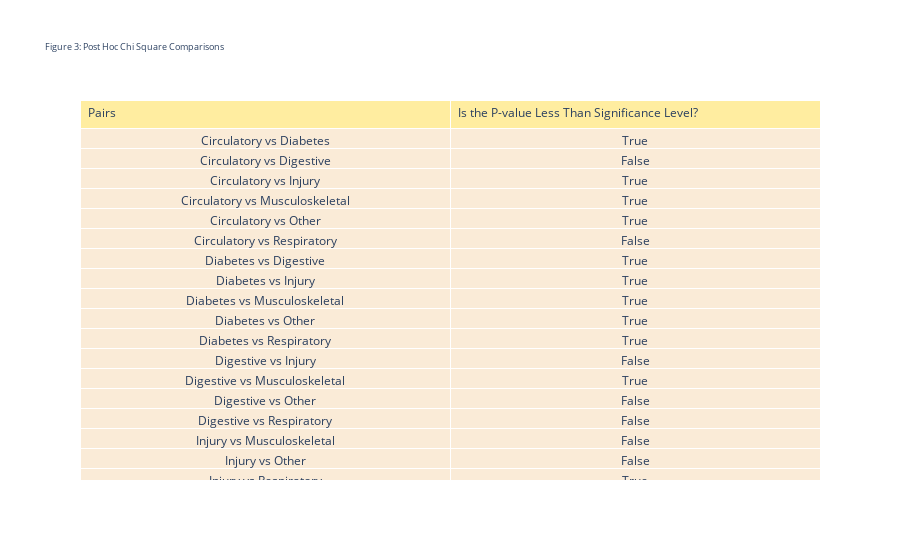

The notebook cell this image was saved under:
### Markdown cell above
### Code Section

### Code cell
# importing Libraries

import seaborn as sns
import matplotlib.pyplot as plt
import matplotlib.pyplot as mpl
import numpy as np
import pandas as pd
from scipy import stats
import scipy.stats as stats
from itertools import combinations
from statsmodels.sandbox.stats.multicomp import multipletests
#import df 

df = pd.read_csv('data/hospital_readmissions.csv')
#data cleaning and inspection 

df.info()
df.is.na().sum()
df.duplicated.sum()

check outliers
Q1 = num.quantile(0.25)
Q3 = num.quantile(0.75)

IQR = Q3-Q1

lowerbound = Q1 -1.5 *IQR
upperbound = Q3 -1.5 *IQR

outliers = num[num < lowerbound | (num > upperbound)]

print(f'Total Outliers:{outliers.count().sum()}\n\nNumber of outliers in each column:\n{outliers.count}')

# Bar graph for primary diagnoses by age / Figure 1

rslt_df = df[df['diag_1'] != 'Missing']
             
palette = ["#b10026", "#e31a1c", "#fc4e2a", "#fd8d3c", "#feb24c", "#fed976", "#ffeda0"]
sns.set()
sns.set_style("white")
order = ["[90-100)" ,"[80-90)", "[70-80)","[60-70)","[50-60)","[40-50)"]
plt.figure(figsize=(6,15))
TP = sns.countplot(data=rslt_df , 
              y="age",
              hue="diag_1", 
              palette= palette, 
              order= order)
TP.legend(title='Primary Diagnosis',bbox_to_anchor= (1.2,1))
TP.set(xlabel= None)
TP.set(ylabel= 'Age Group')
TP.set(xticklabels=[])
TP.set_title('Figure 1: Count of Primary Diagnosis by Age Group',
                                     loc = "left",
                                    fontsize= 8) 
sns.despine(bottom = True, left = False) #removes borders
for i in TP.containers:
    TP.bar_label(i,fontsize=10)
plt.show()


# figure 2/ 

df['diag_1'] = df['diag_1'] != 'Missing'



Diag_tab = pd.crosstab(rslt_df['diag_1'], rslt_df["readmitted"], margins=True)

Readmit_Tab = Diag_tab.iloc[0:7, 1:3]


Readmit_Tab["Perc"] = (Readmit_Tab['yes']/Readmit_Tab['All']*100).round(0)

Readmit_Tab = Readmit_Tab.sort_values("Perc")



value1 = Readmit_Tab["Perc"]


lst = [] 
for each in value1: 
    lst.append(str(each).split('.')[0]) 
  
# all values converting to integer data type 
final_values = [int(i) for i in lst] 


palette = ["#ffeda0", "#fed976","#feb24c","#fd8d3c","#fc4e2a",  "#e31a1c", "#b10026"]

ax = sns.barplot(data = Readmit_Tab, x = "diag_1", y = "Perc", palette= palette, alpha = .9)
ax.set(xlabel= "Primary Diagnosis")
plt.xticks(rotation=30, ha='right')
ax.set(ylabel ="Readmitted Percentage")
ax.set_title('Figure 2: Readmitted Percentage by Primary Diagnoses',
                                     loc = "left",
                                    fontsize= 8) 
patches = ax.patches
for i in range(len(patches)):
   x = patches[i].get_x() + patches[i].get_width()/2
   y = patches[i].get_height()+.05
   ax.annotate('{:.0f}%'.format(final_values[i]), (x, y), ha='center')
plt.show()


# Chi square test Diagnosis and readmissions/chi2_contingency
Diag_tab = pd.crosstab(rslt_df['diag_1'], rslt_df["readmitted"], margins=True)
Diag_tab.columns = ['no','yes','row_total']
Diag_tab.index= ["Circulatory", "Diabetes", "Digestive", "Injury", "Musculoskeletal", "Other", "Respiratory",'col_total']

#observed df is values w/o totals
observed = Diag_tab.iloc[0:7, 0:2]


chi2, p, dof, ex = chi2_contingency(observed, correction=True)
print(f"Chi2 result of the contingency table: {chi2}, p-value: {p}")


stats.chi2_contingency(observed=observed)





# Post hoc chi square tests

# see if significantly different from one another - diagnoses
# .05/ 21 (combos) = p = 0.00238


def get_asterisks_for_pval(p_val):
    """Receives the p-value and returns asterisks string."""
    if p_val > 0.00238095238:
        p_text = "ns"  # above threshold => not significant
    elif p_val < 1e-4:  
        p_text = '****'
    elif p_val < 1e-3:
        p_text = '***'
    elif p_val < 1e-2:
        p_text = '**'
    else:
        p_text = '*'
    
    return p_text



def chisq_and_posthoc_corrected(observed):
    chi2, p, dof, ex = chi2_contingency(observed, correction=True)


all_combinations = list(combinations(observed.index, 2))
p_vals = []
for comb in all_combinations:
    # subset df into a dataframe containing only the pair "comb"
    new_df = observed[(observed.index == comb[0]) | (observed.index == comb[1])]
    # running chi2 test
    chi2, p, dof, ex = chi2_contingency(new_df, correction=True)
    p_vals.append(p)
    
reject_list, corrected_p_vals = multipletests(p_vals, method='fdr_bh',alpha=0.00238095238)[:2]
for p_val, corr_p_val, reject, comb in zip(p_vals, corrected_p_vals, reject_list, all_combinations):
    print(f"{comb}: p_value: {p_val:5f}; corrected: {corr_p_val:5f} ({get_asterisks_for_pval(p_val)}) reject:{reject}")
        

        
#Age Chi Square test/chi2_contingency
Diag_tab = pd.crosstab(rslt_df['age'], rslt_df["readmitted"], margins=True)


observed2 = Diag_tab.iloc[0:7, 0:2]


# quick way to do chi square test

chi2, p, dof, ex = chi2_contingency(observed2, correction=True)
print(f"Chi2 result of the contingency table: {chi2}, p-value: {p}")

stats.chi2_contingency(observed=observed2)


# Figure 4: Weighted Readmission Rate by Age Group
    
    
rslt_df = df[df['diag_1'] != 'Missing']
rslt_df['readmitted'] = rslt_df['readmitted'].map({'yes':1,'no':0}) 




mean = rslt_df.groupby('age')['readmitted'].mean().mul(100).round(2) #without mul values would be like .44 etc

patients = rslt_df.groupby('age').size() #basically count

age_Group = rslt_df['age'].sort_values().unique() #distinct values in sorted list


re_by_age = pd.DataFrame({
    'Age Group': age_Group,
    'Num Patients': patients,
    'readmission rate (%)': mean
})



re_by_age['weights'] = re_by_age['Num Patients']/re_by_age['Num Patients'].sum() # total patients by age group/ total patients all together

re_by_age['weighted readmission rate (%)'] = round(re_by_age['readmission rate (%)'] * re_by_age['weights'],2)

avg_readmissions = re_by_age['weighted readmission rate (%)'].mean().round(2)

print('Figure 4: Weighted Readmission Rate by Age Group')
fig = plt.figure(figsize = (8,6))
sns.set_style('white')
sns.set_palette('Paired')

sns.lineplot(x = 'Age Group', y = 'weighted readmission rate (%)', data =re_by_age, color = 'orange' )

plt.axhline(y = avg_readmissions, color = 'orangered', linestyle = '--' )

plt.text(6.5, avg_readmissions,
         f'Avg Readmission Rate: {avg_readmissions}%',
        ha = 'center', va = 'center',
        color = 'orangered', fontsize = 12)

plt.xlabel('Age Group', fontsize = 12)
plt.ylabel('Weighted Readmission Rate (%)', fontsize = 12)
sns.despine()

plt.show()


#Figure 5/ Outpatient Visits and readmission rates 
rslt_df = df[df['diag_1'] != 'Missing']
rslt_df['readmitted'] = rslt_df['readmitted'].map({'yes':1,'no':0}) 


Outpatient_Categories = ['No Visits', '1+ Outpatient Visits']
rslt_df['new'] = rslt_df["n_outpatient"].astype(str)

OneorMore_OutVisits = ['1','2','3','4','5','6','7','8','9','10','11','12','13','14','15','16','17', '18','19','20',
                       '21','22','23','24','25','26','27', '28','29','30','31','32','33']

No_Visits = '0'
Visits =  rslt_df["new"].isin(OneorMore_OutVisits)

Conditions = [
    (rslt_df["new"].str.contains(No_Visits)),
    rslt_df["new"].isin(OneorMore_OutVisits)
]

rslt_df["Outpatient_Cat"] = np.select(Conditions, Outpatient_Categories, default="Other")

t1 = pd.DataFrame(rslt_df
      .groupby('Outpatient_Cat')['readmitted']
      .value_counts(normalize = True)
      .mul(100)
      .round()
      .reset_index(name = 'readmission rate (%)')
     ) 

#find readmission rate mean
tot_mean = round((rslt_df.readmitted.mean()*100))



t2 = pd.DataFrame([['1+ Visits', 'Readmitted', 60], ['1+ Visits', 'Not Readmitted', 40],['No Visits','Readmitted',44],['No Visits','Not Readmitted', 56]],columns=['group','col','val'])

bar_colors = ['#b10026', '#fed976']
plt.rcParams['figure.figsize'] = [5,4]
t = t2.pivot("col", "group", "val").plot(kind='bar',color =bar_colors)

plt.title('Readmission Rates by Outpatient Visits')
plt.ylabel('Readmission Rates (%)')
plt.xlabel(' ')
plt.xticks(rotation=0)
plt.annotate('Avg Readmission Rate: 47%', xy =(1, 47), 
                xytext =(4, 47), color= '#feb24c',
                arrowprops = dict(facecolor ='#feb24c', 
                                  shrink = 0.05),) 
plt.legend(loc='center left', bbox_to_anchor=(1, 0.5))

#add labels on bars
for bar in t.patches:

  bar_value = bar.get_height()
 
  text = f'{bar_value:}%'

  text_x = bar.get_x() + bar.get_width() / 2

  text_y = bar.get_y() + bar_value

  bar_color = bar.get_facecolor()

  t.text(text_x, text_y, text, ha='center', va='bottom', color='black',
          size=9)


print('Figure 5')
plt.show()

#Figure 6/Inpatient Visits and readmission rates 
#Inpatient
#Count num of inpatient visits 
#print(rslt_df["n_inpatient"].value_counts())
rslt_df = df[df['diag_1'] != 'Missing']
rslt_df['readmitted'] = rslt_df['readmitted'].map({'yes':1,'no':0}) 


Inpatient_Categories = ['No Visits', '1+ Inpatient Visits']
rslt_df['new'] = rslt_df["n_inpatient"].astype(str)

OneorMore_InVisits = ['1','2','3','4','5','6','7','8','9','10','11','12','13','14','15']

No_Visits = '0'
Visits =  rslt_df["new"].isin(OneorMore_InVisits)

Conditions = [
    (rslt_df["new"].str.contains(No_Visits)),
    rslt_df["new"].isin(OneorMore_InVisits)
]

rslt_df["Inpatient_Cat"] = np.select(Conditions, Inpatient_Categories, default="Other")

tab1 = pd.DataFrame(rslt_df
      .groupby('Inpatient_Cat')['readmitted']
      .value_counts(normalize = True)
      .mul(100)
      .round()
      .reset_index(name = 'readmission rate (%)')
     ) 




#find reaadmission rate mean 
tot_mean = round((rslt_df.readmitted.mean()*100))


tab2 = pd.DataFrame([['1+ Visits', 'Readmitted', 61], ['1+ Visits', 'Not Readmitted', 39],['No Visits','Readmitted',40],['No Visits','Not Readmitted', 60]],columns=['group','col','val'])

bar_colors = ['#b10026', '#fed976']
plt.rcParams['figure.figsize'] = [5,4]
t_2 = tab2.pivot("col", "group", "val").plot(kind='bar',color =bar_colors)



plt.title('Readmission Rates by Inpatient Visits')
plt.ylabel('Readmission Rates (%)')
plt.xlabel(' ')
plt.xticks(rotation=0)
plt.annotate('Avg Readmission Rate:47%', xy =(1, 47), 
                xytext =(4, 47), color= '#feb24c',
                arrowprops = dict(facecolor ='#feb24c', 
                                  shrink = 0.05),) 
plt.legend(loc='center left', bbox_to_anchor=(1, 0.5))

for bar in t_2.patches:

  bar_value = bar.get_height()
 
  text = f'{bar_value:}%'

  text_x = bar.get_x() + bar.get_width() / 2

  text_y = bar.get_y() + bar_value

  bar_color = bar.get_facecolor()

  t_2.text(text_x, text_y, text, ha='center', va='bottom', color='black',
          size=9)

print('Figure 6')
plt.show()

### Figure 1 — Plotly figure (JSON) as saved in the notebook; plotly's stock layout.template omitted (floating-point values rounded to 4 significant figures)
{"data": [{"cells": {"fill": {"color": "antiquewhite"}, "values": [["Circulatory vs Diabetes", "Circulatory vs Digestive", "Circulatory vs Injury", "Circulatory vs Musculoskeletal", "Circulatory vs Other", "Circulatory vs Respiratory", "Diabetes vs Digestive", "Diabetes vs Injury", "Diabetes vs Musculoskeletal", "Diabetes vs Other", "Diabetes vs Respiratory", "Digestive vs Injury", "Digestive vs Musculoskeletal", "Digestive vs Other", "Digestive vs Respiratory", "Injury vs Musculoskeletal", "Injury vs Other", "Injury vs Respiratory", "Musculoskeletal vs Other", "Musculoskeletal vs Respiratory", "Other vs Respiratory"], ["True", "False", "True", "True", "True", "False", "True", "True", "True", "True", "True", "False", "True", "False", "False", "False", "False", "True", "True", "True", "True"]]}, "header": {"align": "left", "fill": {"color": "#ffeda0"}, "values": ["Pairs", "Is the P-value Less Than Significance Level?"]}, "type": "table"}], "layout": {"title": {"font": {"size": 9}, "text": "Figure 3: Post Hoc Chi Square Comparisons"}}}
